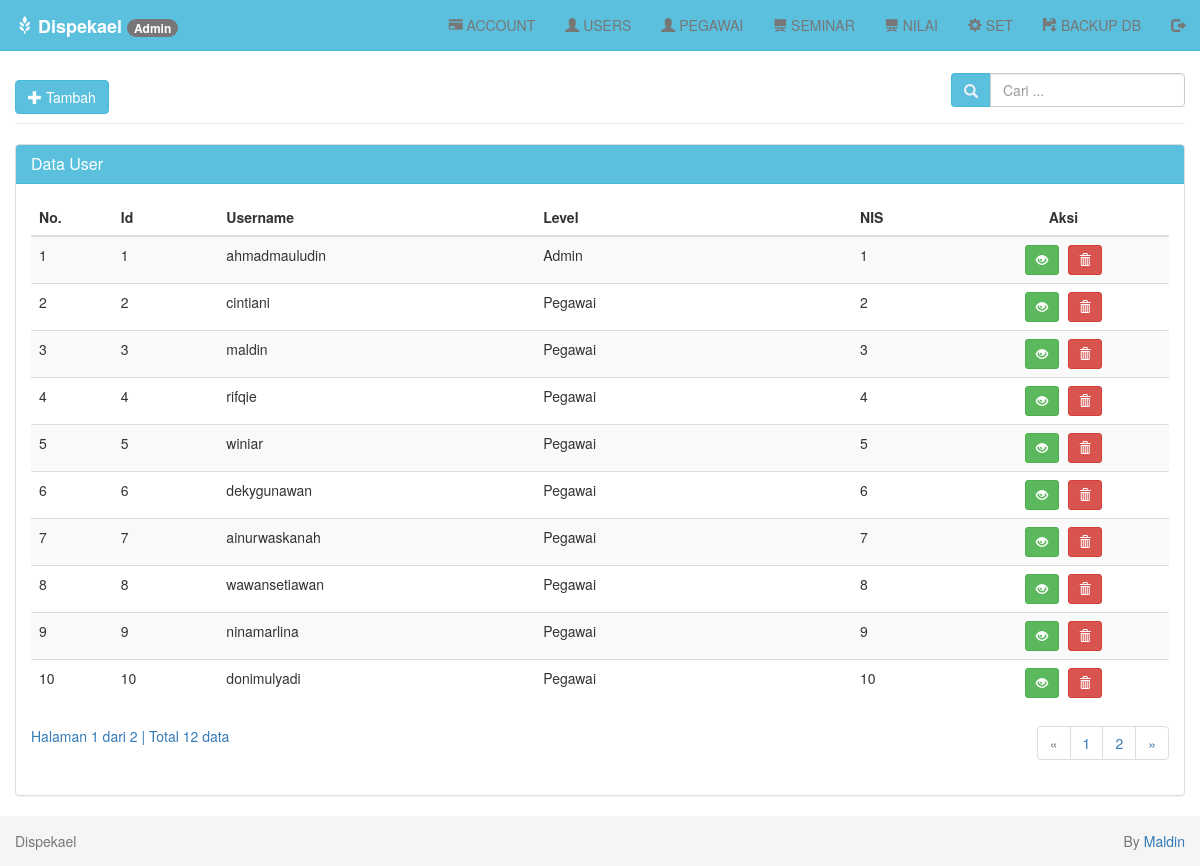
The app's page /index.php?page=user-tampil (signed in) with its own data.
### tables this page shows
CREATE TABLE `user` (
  `id` bigint(12) NOT NULL AUTO_INCREMENT,
  `username` varchar(30) NOT NULL,
  `password` varchar(30) NOT NULL,
  `level` varchar(30) NOT NULL,
  `nis` varchar(9) NOT NULL,
  PRIMARY KEY (`id`)
);

### user/tampil-data.php (the view, shortened to what this page needs)
<?php
if (isset($_POST['cari'])) {
  $cari = $_POST['cari'];
} else {
  $cari = "";
}
?>
<div class="row">
  <div class="col-md-12">
    <div class="page-header">
      <?php
      if ($_SESSION['level'] == "Admin") {
        echo "<a class='btn btn-info' href='?page=tambah'>
      <i class='glyphicon glyphicon-plus'></i> Tambah </a>";
      } else if ($_SESSION['level'] == "Siswa") {
        echo "Gak boleh masukin data";
      }
      ?>
      <div class="pull-right btn-tambah">
        <form class="form-inline" method="POST" action="index.php">
          <div class="form-group">
            <div class="input-group">
              <div class="input-group-addon">
                <i class="glyphicon glyphicon-search"></i>
              </div>
              <input type="text" class="form-control" name="cari" placeholder="Cari ..." autocomplete="off" value="<?php echo $cari; ?>">
            </div>
          </div>
        </form>
      </div>
    </div>
    <div class="panel panel-default">
      <div class="panel-heading">
        <h3 class="panel-title">Data User</h3>
      </div>
      <div class="panel-body">
        <div class="table-responsive">
          <table class="table table-striped table-hover">
            <thead>
              <tr>
                <th>No.</th>
                <th>Id</th>
                <th>Username</th>
                <th>Level</th>
                <th>NIS</th>
                <th class='center'>Aksi</th>
              </tr>
            </thead>
            <tbody>
              <?php
              $batas = 10;
              if (isset($cari)) {
                $jumlah_record = mysqli_query($db, "SELECT * FROM user
                                                    WHERE nis LIKE '%$cari%' OR username LIKE '%$cari%'")
                  or die('Ada kesalahan pada query jumlah_record: ' . mysqli_error($db));
              } else {
                $jumlah_record = mysqli_query($db, "SELECT * FROM user")
                  or die('Ada kesalahan pada query jumlah_record: ' . mysqli_error($db));
              }
              $jumlah  = mysqli_num_rows($jumlah_record);
              $halaman = ceil($jumlah / $batas);
              $page    = (isset($_GET['hal'])) ? (int)$_GET['hal'] : 1;
              $mulai   = ($page - 1) * $batas;
              $no = 1;
              if (isset($cari)) {
                $query = mysqli_query($db, "SELECT * FROM user
                                            WHERE nis LIKE '%$cari%' OR username LIKE '%$cari%'
                                            ORDER BY id LIMIT $mulai, $batas")
                  or die('Ada kesalahan pada query user: ' . mysqli_error($db));
              } else {
                $query = mysqli_query($db, "SELECT * FROM user
                                            ORDER BY id LIMIT $mulai, $batas")
                  or die('Ada kesalahan pada query user: ' . mysqli_error($db));
              }
              while ($data = mysqli_fetch_assoc($query)) {
                echo "  <tr>
                      <td width='20' >$no</td>
                      <td width='50'>$data[id]</td>
                      <td width='150'>$data[username]</td>
                      <td width='150'>$data[level]</td>
                      <td width='50'>$data[nis]</td>
                      <td width='100' class='center'>
                        <div class=''>
                        <a data-toggle='tooltip' data-placement='top' title='Detail' style='margin-right:5px' class='btn btn-success btn-sm' href='?page=detail&id=$data[id]'>
                            <i class='glyphicon glyphicon-eye-open'></i>
                          </a> ";
              ?>
                <a data-toggle="tooltip" data-placement="top" title="Hapus" class="btn btn-danger btn-sm" href="?page=proses-hapus&id=<?php echo $data['id']; ?>" onclick="return confirm('Anda yakin ingin menghapus user <?php echo $data['username']; ?>?');"><i class="glyphicon glyphicon-trash"></i></a>
              <?php
                echo "
                        </div>
                      </td>
                    </tr>";
                $no++;
              }
              ?>
            </tbody>
          </table>
          <?php
          if (empty($_GET['hal'])) {
            $halaman_aktif = '1';
          } else {
            $halaman_aktif = $_GET['hal'];
          }
          ?>
          <a>
            Halaman <?php echo $halaman_aktif; ?> dari <?php echo $halaman; ?> |
            Total <?php echo $jumlah; ?> data
          </a>
          <nav>
            <ul class="pagination pull-right">
              <?php
              if ($halaman_aktif <= '1') { ?>
                <li class="disabled">
                  <a href="" aria-label="Previous">
                    <span aria-hidden="true">&laquo;</span>
                  </a>
                </li>
              <?php
              }
              ?>
              <?php
              for ($x = 1; $x <= $halaman; $x++) { ?>
                <li class="">
                  <a href="?page=user-tampil&hal=<?php echo $x ?>"><?php echo $x ?></a>
                </li>
              <?php
              }
              ?>
              <?php
              if ($halaman_aktif >= $halaman) { ?>
                <li class="disabled">
                  <a href="" aria-label="Next">
                    <span aria-hidden="true">&raquo;</span>
                  </a>
                </li>
              <?php
              } else { ?>
                <li>
                  <a href="?page=user-tampil&hal=<?php echo $page + 1 ?>" aria-label="Next">
                    <span aria-hidden="true">&raquo;</span>
                  </a>
                </li>
              <?php
              }
              ?>
            </ul>
          </nav>
        </div>
      </div>
    </div>
  </div>
</div>

### assets/css/style.css (style rules this page uses)
body { padding-top: 40px; }
.panel-default > .panel-heading { background-color: #5bc0de; border-color: #46b8da; color: #fff; }
.input-group-addon { background-color: #5bc0de; border: 1px solid #46b8da; border-radius: 4px; color: #f1f2f7; }
.btn-tambah { margin-top: -7px; }
.center { text-align: center; }
.pagination { margin-top: -20px; }

### records on screen
user: id "1", username "ahmadmauludin", level "Admin", nis "1"
user: id "2", username "cintiani", level "Pegawai", nis "2"
user: id "3", username "maldin", level "Pegawai", nis "3"
user: id "4", username "rifqie", level "Pegawai", nis "4"
user: id "5", username "winiar", level "Pegawai", nis "5"
user: id "6", username "dekygunawan", level "Pegawai", nis "6"
user: id "7", username "ainurwaskanah", level "Pegawai", nis "7"
user: id "8", username "wawansetiawan", level "Pegawai", nis "8"
user: id "9", username "ninamarlina", level "Pegawai", nis "9"
user: id "10", username "donimulyadi", level "Pegawai", nis "10"

### other values on screen
$_SESSION['level'] "Admin"
$halaman_aktif "1"
$halaman "2"
$jumlah "12"
